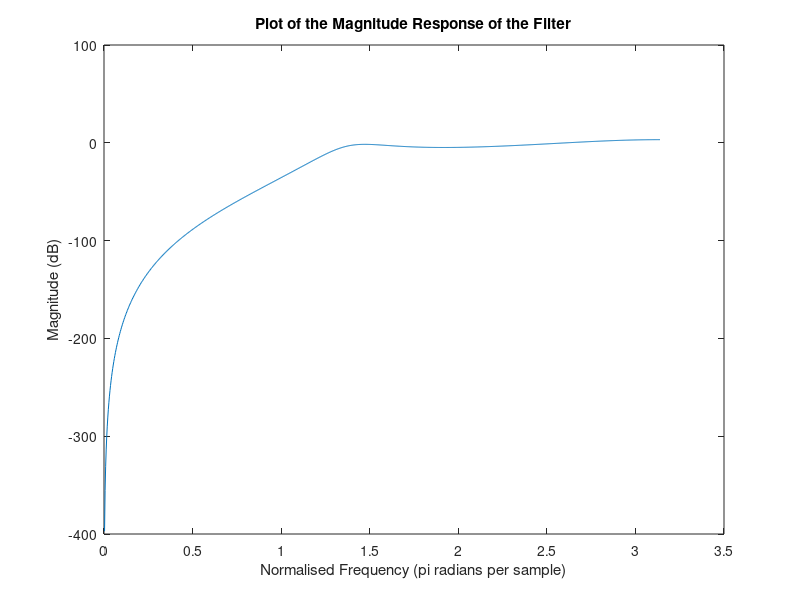
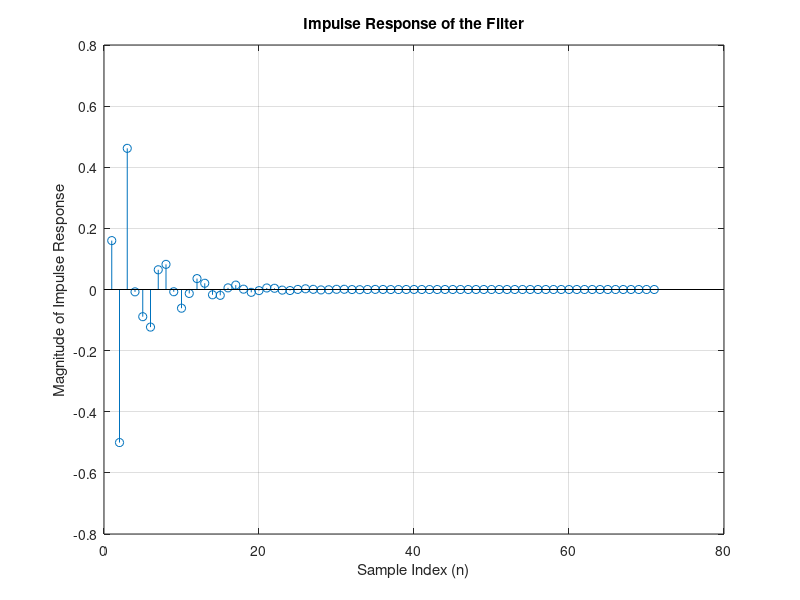

Write MATLAB code to recreate these figures, in order.
%%%%%%%%%%%%%%%%%%%%%%%%%%%%%%%%%%%%%%%%%%%%%%%%%%%%%%%%%%%%%%%%%%%%%
%
% exercise_3.m
%
% Exercise 3 as part of Assignment 1 for EE445.
% Luke Canny 19339166 25/10/2022
%
%%%%%%%%%%%%%%%%%%%%%%%%%%%%%%%%%%%%%%%%%%%%%%%%%%%%%%%%%%%%%%%%%%%%%

% Specifying Filters
b1 = [0.16 -0.48 0.48 -0.16]; % X Side
a1 = [1 0.13 0.52 0.3];       % Y Side

b2 = [0.634, 0, -0.634]; 
a2 = [1, 0, -0.268]; 

b3 = [0.634, 0, 0.634]; 
a3 = [1, 0, 0.268]; 

b4 = [0.634, -5, 10]; 
a4 = [10, -5, 1]; 


% Part (i)
% Applying freqz function. 
% Notes: n = 1024 
%        function returns h and normalized frequency
%    (magnitude response)-^     ^-(radians per sample)
[h, w] = freqz(b1,a1,1024);

% Converting frequency response vector to decibels (h is complex)
hDB = 20*log(abs(h));
figure;

% Plotting magnitude response of the filter
plot(w, hDB);
title("Plot of the Magnitude Response of the Filter")
xlabel("Normalised Frequency (pi radians per sample)");
ylabel("Magnitude (dB)");
figure;

% Plotting impulse response of the filter
h1 = impz(b1,a1);
stem(h1);
grid on;
xlabel('Sample Index (n)');
ylabel('Magnitude of Impulse Response');
title('Impulse Response of the Filter');

% % Part (ii)
% % Applying freqz function
% [h, w] = freqz(b2,a2,1024);
% 
% % Converting frequency response vector to decibels (h is complex)
% hDB = 20*log(abs(h));
% figure;
% % Plotting data
% plot(w, hDB);
% title("Plot of the Magnitude Response of the Filter")
% xlabel("Normalised Frequency (pi radians per sample)");
% ylabel("Magnitude (dB)");
% 
% figure;
% 
% h1 = impz(b1,a1);
% stem(h1);
% grid on;
% xlabel('Sample Index (n)');
% ylabel('Magnitude of Impulse Response');
% title('Impulse Response of the Filter');
% 
% Part (iii)
% Applying freqz function
[h, w] = freqz(b3,a3,1024);

% % Converting frequency response vector to decibels (h is complex)
% hDB = 20*log(abs(h));
% figure;
% % Plotting data
% plot(w, hDB);
% title("Plot of the Magnitude Response of the Filter")
% xlabel("Normalised Frequency (pi radians per sample)");
% ylabel("Magnitude (dB)");
% 
% figure;
% 
% h1 = impz(b3,a3);
% stem(h1);
% grid on;
% xlabel('Sample Index (n)');
% ylabel('Magnitude of Impulse Response');
% title('Impulse Response of the Filter');

% % Part (iv)
% % Applying freqz function
% [h, w] = freqz(b4,a4,1024);
% 
% % Converting frequency response vector to decibels (h is complex)
% hDB = 20*log(abs(h));
% figure;
% % Plotting data
% plot(w, hDB);
% title("Plot of the Magnitude Response of the Filter")
% xlabel("Normalised Frequency (pi radians per sample)");
% ylabel("Magnitude (dB)");
% 
% figure;
% 
% h1 = impz(b4,a4);
% stem(h1);
% grid on;
% xlabel('Sample Index (n)');
% ylabel('Magnitude of Impulse Response');
% title('Impulse Response of the Filter');

